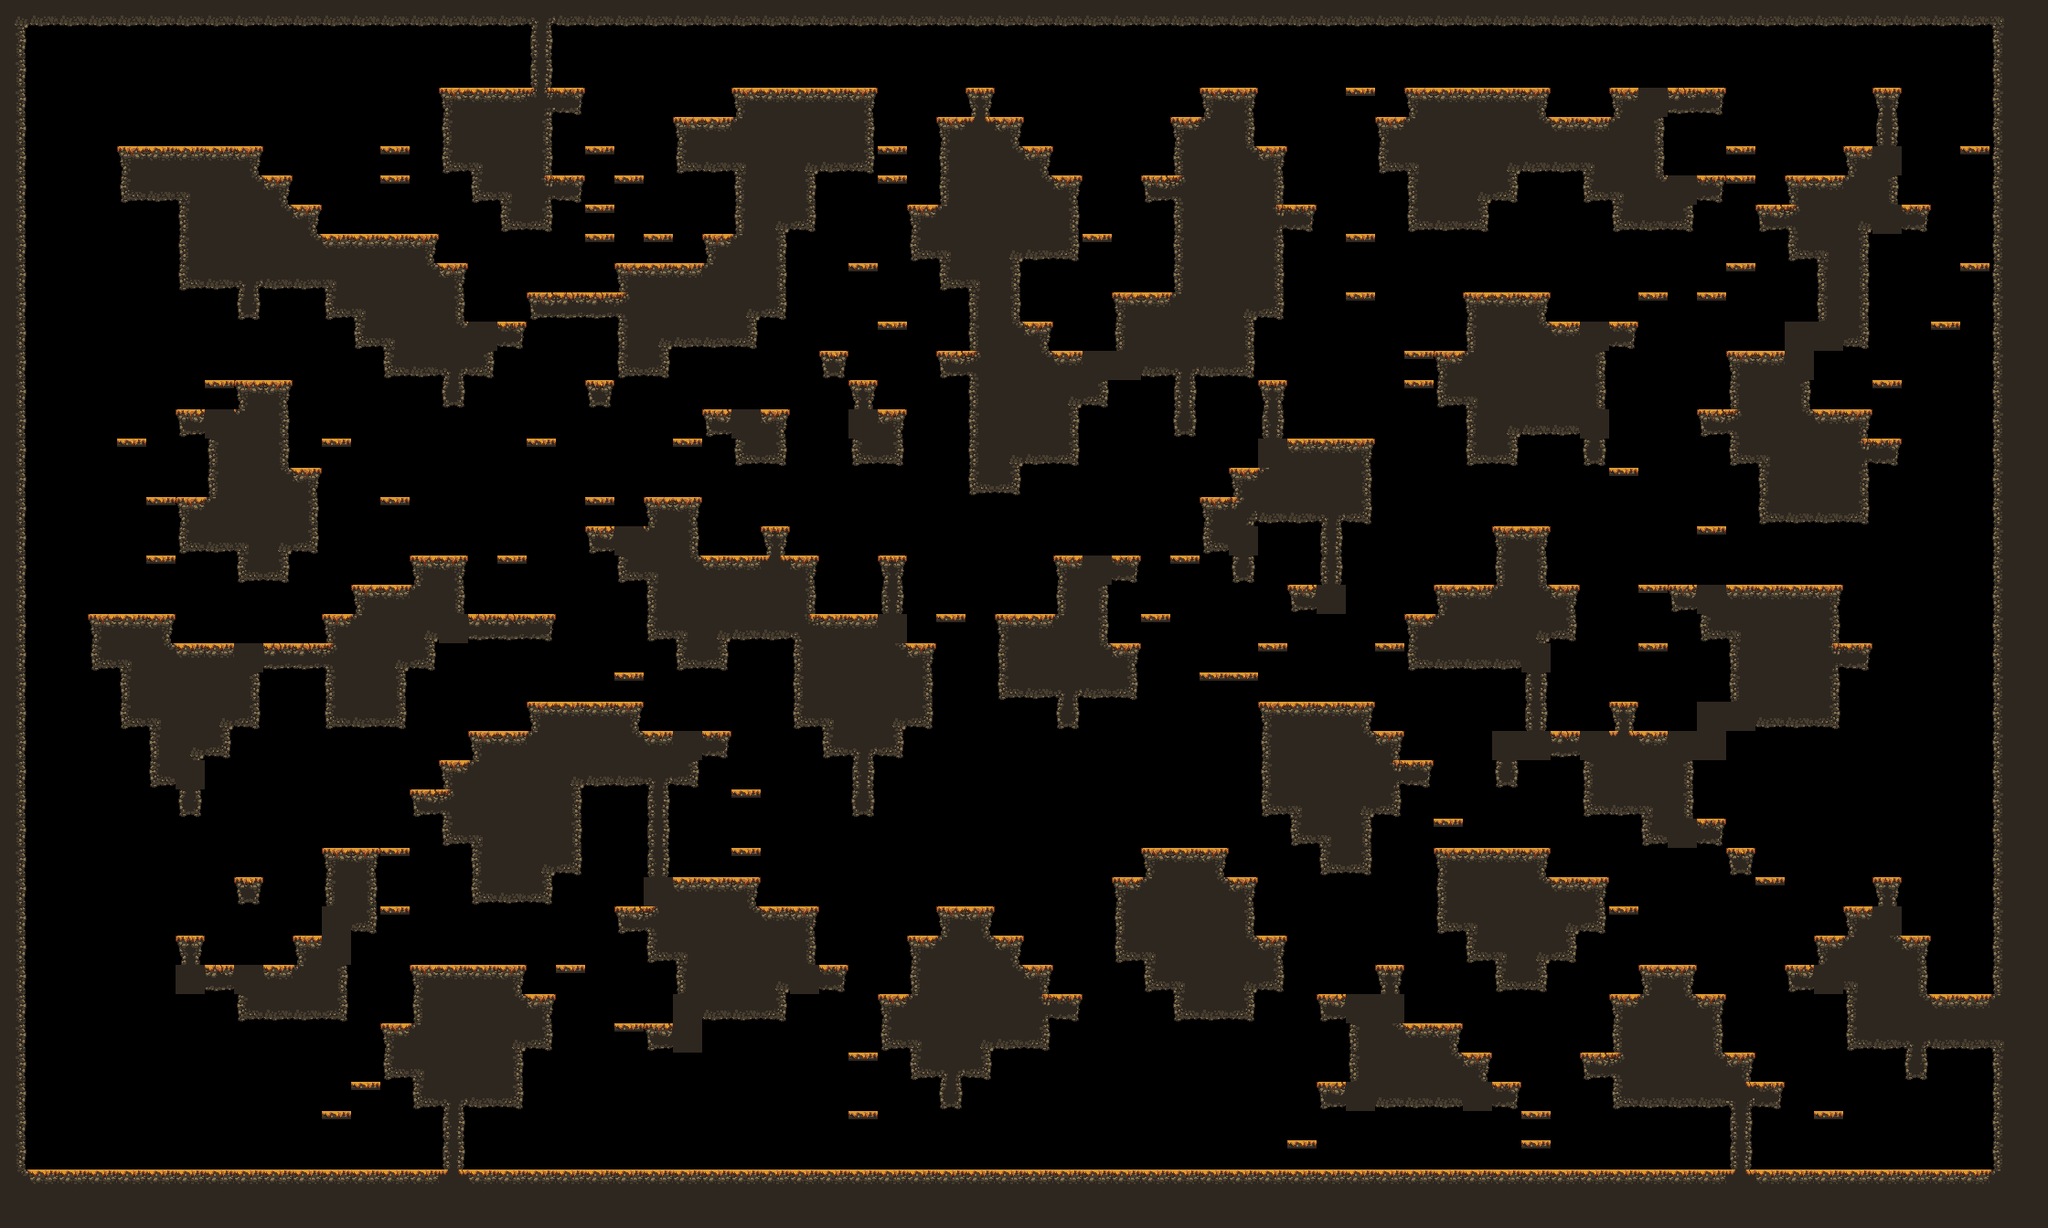

A level layout from a 2D game, rendered from its tile map. Below: a short description, then the map file with tile-grid data replaced by summaries:
An orthogonal 70x42 tile map with 32x32 px tiles, 1 tile layer (main) and 17 objects (9x spawn, spawnPlayer0, spawnCrown0, spawnPlayer1, spawnCrown1, ...).

<map compressionlevel="0" height="42" infinite="0" nextlayerid="3" nextobjectid="4" orientation="orthogonal" renderorder="right-down" tiledversion="1.3.2" tileheight="32" tilewidth="32" version="1.2" width="70">
 <tileset firstgid="1" source="forest_fall_tile_set.tsx" />
 <layer height="42" id="1" name="main" width="70">
  <data>[2940 cells, 1278 non-empty, 29 distinct tile ids]</data>
 </layer>
 <objectgroup id="2" name="objects"><object id="1" name="spawnPlayer0" x="192" y="112.0" /><object id="2" name="spawnCrown0" x="192" y="112.0" /><object id="3" name="spawnPlayer1" x="1920" y="176.0" /><object id="4" name="spawnCrown1" x="2112" y="176.0" /><object id="5" name="spawnPlayer2" x="64" y="1232.0" /><object id="6" name="spawnCrown2" x="96" y="1232.0" /><object id="7" name="spawnPlayer3" x="2080" y="1232.0" /><object id="8" name="spawnCrown3" x="2112" y="1232.0" /><object id="9" name="spawn" x="448" y="1008.0" /><object id="10" name="spawn" x="384" y="880.0" /><object id="11" name="spawn" x="1728" y="592.0" /><object id="12" name="spawn" x="128" y="624.0" /><object id="13" name="spawn" x="1440" y="1040.0" /><object id="14" name="spawn" x="1184" y="336.0" /><object id="15" name="spawn" x="1536" y="1008.0" /><object id="16" name="spawn" x="352" y="176.0" /><object id="17" name="spawn" x="1824" y="592.0" /></objectgroup></map>
